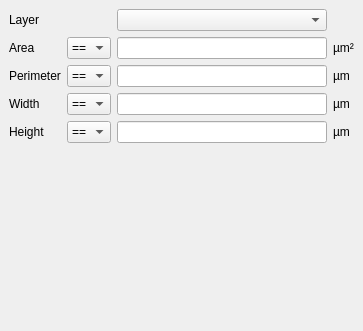
<ui version="4.0" >
 <class>SearchPropertiesBox</class>
 <widget class="QWidget" name="SearchPropertiesBox" >
  <property name="geometry" >
   <rect>
    <x>0</x>
    <y>0</y>
    <width>363</width>
    <height>331</height>
   </rect>
  </property>
  <property name="windowTitle" >
   <string>Form</string>
  </property>
  <layout class="QGridLayout" >
   <property name="margin" >
    <number>9</number>
   </property>
   <property name="spacing" >
    <number>6</number>
   </property>
   <item row="4" column="2" >
    <widget class="QLineEdit" name="box_height_value" />
   </item>
   <item row="4" column="3" >
    <widget class="QLabel" name="label_3" >
     <property name="text" >
      <string>µm</string>
     </property>
    </widget>
   </item>
   <item row="1" column="3" >
    <widget class="QLabel" name="label" >
     <property name="text" >
      <string>µm²</string>
     </property>
    </widget>
   </item>
   <item row="4" column="1" >
    <widget class="QComboBox" name="box_height_op" >
     <item>
      <property name="text" >
       <string>==</string>
      </property>
     </item>
     <item>
      <property name="text" >
       <string>!=</string>
      </property>
     </item>
     <item>
      <property name="text" >
       <string>&lt;</string>
      </property>
     </item>
     <item>
      <property name="text" >
       <string>&lt;=</string>
      </property>
     </item>
     <item>
      <property name="text" >
       <string>></string>
      </property>
     </item>
     <item>
      <property name="text" >
       <string>>=</string>
      </property>
     </item>
    </widget>
   </item>
   <item row="1" column="0" >
    <widget class="QLabel" name="label_12" >
     <property name="text" >
      <string>Area</string>
     </property>
    </widget>
   </item>
   <item row="5" column="0" colspan="4" >
    <spacer>
     <property name="orientation" >
      <enum>Qt::Vertical</enum>
     </property>
     <property name="sizeHint" >
      <size>
       <width>200</width>
       <height>281</height>
      </size>
     </property>
    </spacer>
   </item>
   <item row="0" column="2" >
    <widget class="lay::LayerSelectionComboBox" name="box_layer" />
   </item>
   <item row="3" column="1" >
    <widget class="QComboBox" name="box_width_op" >
     <item>
      <property name="text" >
       <string>==</string>
      </property>
     </item>
     <item>
      <property name="text" >
       <string>!=</string>
      </property>
     </item>
     <item>
      <property name="text" >
       <string>&lt;</string>
      </property>
     </item>
     <item>
      <property name="text" >
       <string>&lt;=</string>
      </property>
     </item>
     <item>
      <property name="text" >
       <string>></string>
      </property>
     </item>
     <item>
      <property name="text" >
       <string>>=</string>
      </property>
     </item>
    </widget>
   </item>
   <item row="3" column="3" >
    <widget class="QLabel" name="label_2" >
     <property name="text" >
      <string>µm</string>
     </property>
    </widget>
   </item>
   <item row="3" column="0" >
    <widget class="QLabel" name="label_10" >
     <property name="text" >
      <string>Width</string>
     </property>
    </widget>
   </item>
   <item row="1" column="2" >
    <widget class="QLineEdit" name="box_area_value" />
   </item>
   <item row="1" column="1" >
    <widget class="QComboBox" name="box_area_op" >
     <item>
      <property name="text" >
       <string>==</string>
      </property>
     </item>
     <item>
      <property name="text" >
       <string>!=</string>
      </property>
     </item>
     <item>
      <property name="text" >
       <string>&lt;</string>
      </property>
     </item>
     <item>
      <property name="text" >
       <string>&lt;=</string>
      </property>
     </item>
     <item>
      <property name="text" >
       <string>></string>
      </property>
     </item>
     <item>
      <property name="text" >
       <string>>=</string>
      </property>
     </item>
    </widget>
   </item>
   <item row="3" column="2" >
    <widget class="QLineEdit" name="box_width_value" />
   </item>
   <item row="4" column="0" >
    <widget class="QLabel" name="label_13" >
     <property name="text" >
      <string>Height</string>
     </property>
    </widget>
   </item>
   <item row="0" column="0" >
    <widget class="QLabel" name="label_11" >
     <property name="text" >
      <string>Layer</string>
     </property>
    </widget>
   </item>
   <item row="2" column="0" >
    <widget class="QLabel" name="label_4" >
     <property name="text" >
      <string>Perimeter</string>
     </property>
    </widget>
   </item>
   <item row="2" column="1" >
    <widget class="QComboBox" name="box_perimeter_op" >
     <item>
      <property name="text" >
       <string>==</string>
      </property>
     </item>
     <item>
      <property name="text" >
       <string>!=</string>
      </property>
     </item>
     <item>
      <property name="text" >
       <string>&lt;</string>
      </property>
     </item>
     <item>
      <property name="text" >
       <string>&lt;=</string>
      </property>
     </item>
     <item>
      <property name="text" >
       <string>></string>
      </property>
     </item>
     <item>
      <property name="text" >
       <string>>=</string>
      </property>
     </item>
    </widget>
   </item>
   <item row="2" column="2" >
    <widget class="QLineEdit" name="box_perimeter_value" />
   </item>
   <item row="2" column="3" >
    <widget class="QLabel" name="label_5" >
     <property name="text" >
      <string>µm</string>
     </property>
    </widget>
   </item>
  </layout>
 </widget>
 <customwidgets>
  <customwidget>
   <class>lay::LayerSelectionComboBox</class>
   <extends>QComboBox</extends>
   <header>layWidgets.h</header>
  </customwidget>
 </customwidgets>
 <tabstops>
  <tabstop>box_layer</tabstop>
  <tabstop>box_area_op</tabstop>
  <tabstop>box_area_value</tabstop>
  <tabstop>box_perimeter_op</tabstop>
  <tabstop>box_perimeter_value</tabstop>
  <tabstop>box_width_op</tabstop>
  <tabstop>box_width_value</tabstop>
  <tabstop>box_height_op</tabstop>
  <tabstop>box_height_value</tabstop>
 </tabstops>
 <resources/>
 <connections/>
</ui>
